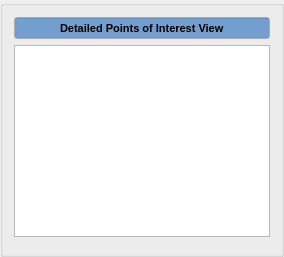
        <widget class="QGroupBox" name="detailed_point_of_interest_view_groupbox">
         <property name="title">
          <string/>
         </property>
         <layout class="QGridLayout" name="gridLayout_7">
          <item row="1" column="0">
           <widget class="QListWidget" name="detailed_points_of_interest_listWidget"/>
          </item>
          <item row="2" column="0">
           <widget class="QWidget" name="terminal_widget_2" native="true"/>
          </item>
          <item row="0" column="0">
           <widget class="QLineEdit" name="detailed_points_of_interest_view_lineedit">
            <property name="palette">
             <palette>
              <active>
               <colorrole role="Base">
                <brush brushstyle="SolidPattern">
                 <color alpha="255">
                  <red>114</red>
                  <green>159</green>
                  <blue>207</blue>
                 </color>
                </brush>
               </colorrole>
              </active>
              <inactive>
               <colorrole role="Base">
                <brush brushstyle="SolidPattern">
                 <color alpha="255">
                  <red>114</red>
                  <green>159</green>
                  <blue>207</blue>
                 </color>
                </brush>
               </colorrole>
              </inactive>
              <disabled>
               <colorrole role="Base">
                <brush brushstyle="SolidPattern">
                 <color alpha="255">
                  <red>255</red>
                  <green>255</green>
                  <blue>255</blue>
                 </color>
                </brush>
               </colorrole>
              </disabled>
             </palette>
            </property>
            <property name="font">
             <font>
              <pointsize>8</pointsize>
              <weight>75</weight>
              <bold>true</bold>
             </font>
            </property>
            <property name="autoFillBackground">
             <bool>false</bool>
            </property>
            <property name="text">
             <string>Detailed Points of Interest View</string>
            </property>
            <property name="alignment">
             <set>Qt::AlignCenter</set>
            </property>
            <property name="readOnly">
             <bool>true</bool>
            </property>
           </widget>
          </item>
         </layout>
        </widget>
